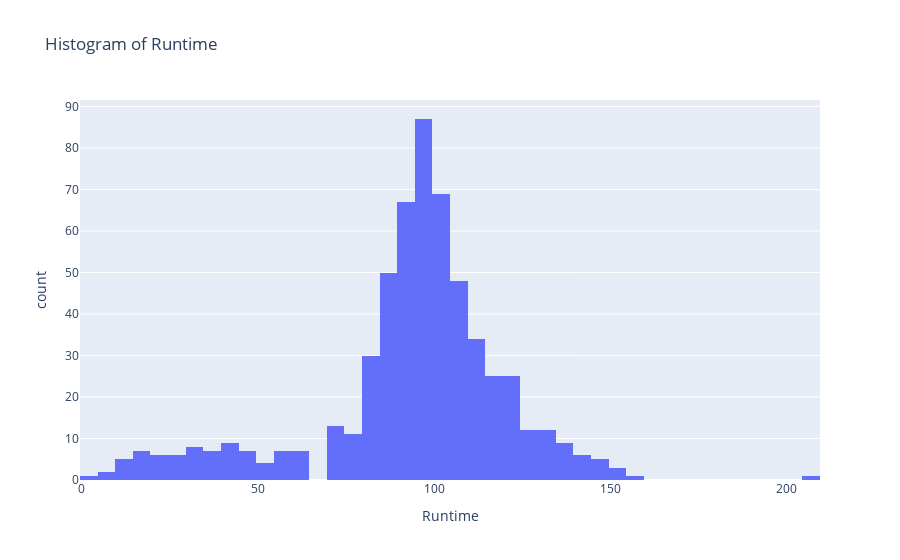

Source (notebook cell):
### Code cell
fig = px.histogram(df, x='Runtime', title='Histogram of Runtime')
fig.show()

### Figure 1 — Plotly figure (JSON) as saved in the notebook; plotly's stock layout.template omitted (floating-point values rounded to 4 significant figures; data arrays with more than 128 entries replaced by an {"elided": "..."} marker saying what was removed)
{"data": [{"alignmentgroup": "True", "bingroup": "x", "hovertemplate": "Runtime=%{x}<br>count=%{y}<extra></extra>", "legendgroup": "", "marker": {"color": "#636efa", "pattern": {"shape": ""}}, "name": "", "offsetgroup": "", "orientation": "v", "showlegend": false, "type": "histogram", "x": {"elided": "584 int values"}, "xaxis": "x", "yaxis": "y"}], "layout": {"barmode": "relative", "legend": {"tracegroupgap": 0}, "title": {"text": "Histogram of Runtime"}, "xaxis": {"anchor": "y", "domain": [0, 1], "title": {"text": "Runtime"}}, "yaxis": {"anchor": "x", "domain": [0, 1], "title": {"text": "count"}}}}
